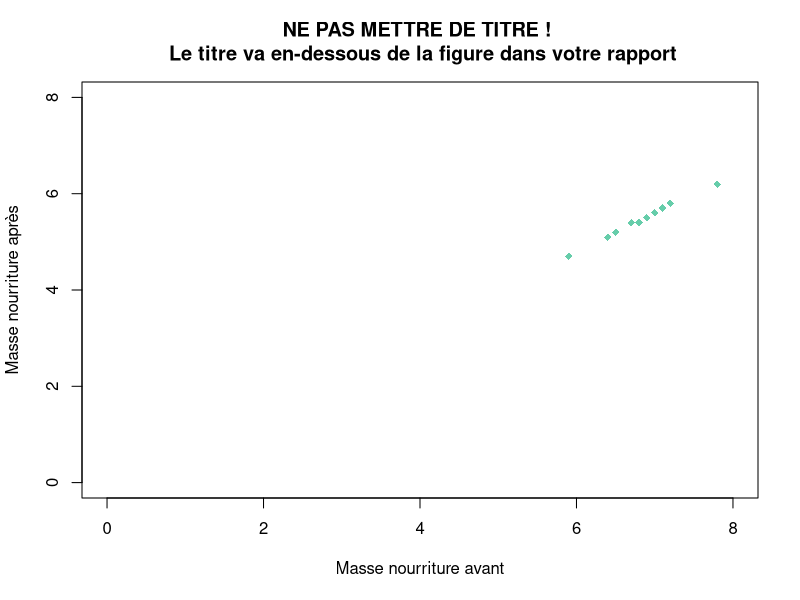
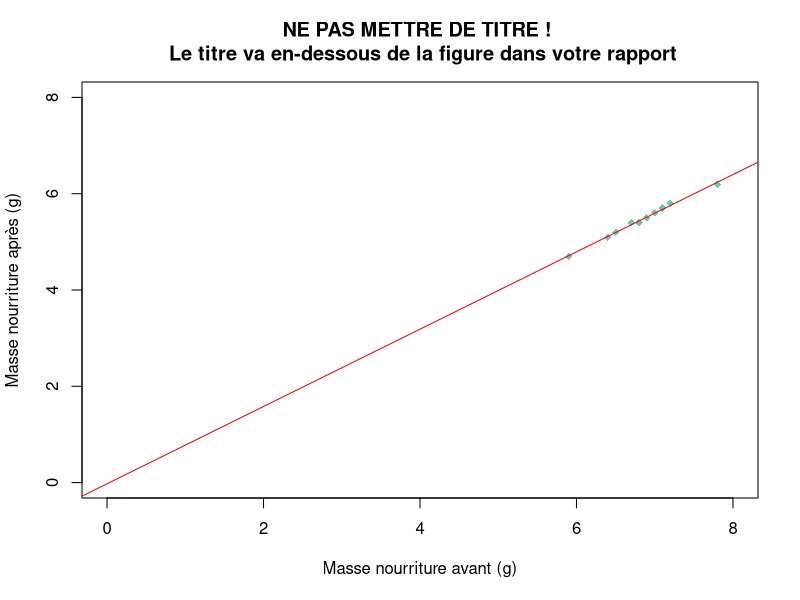
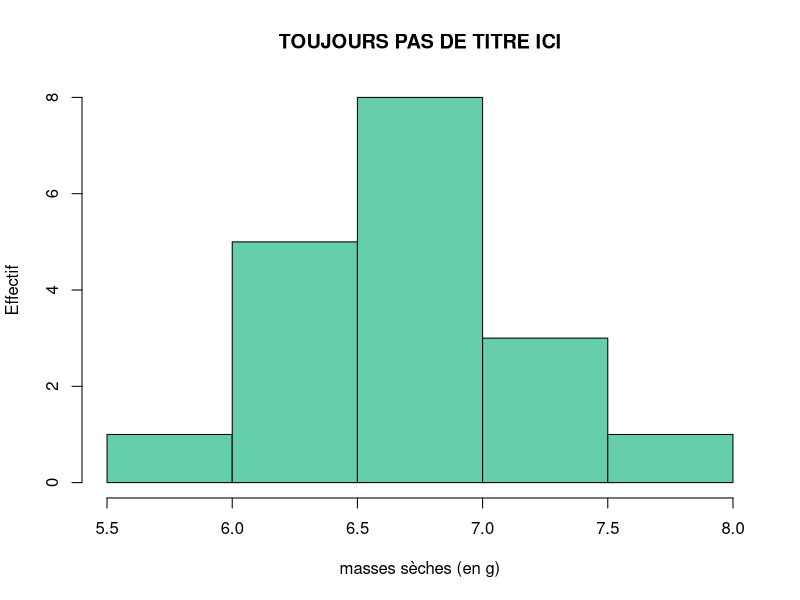
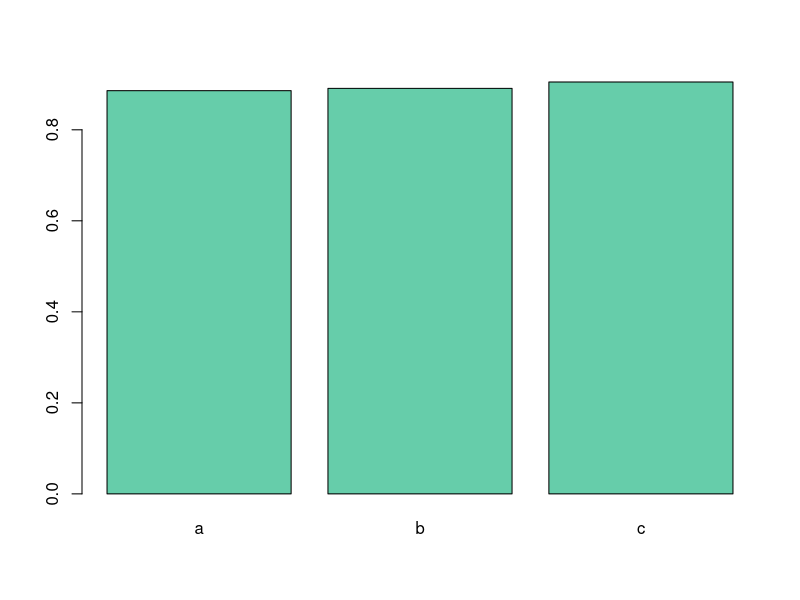
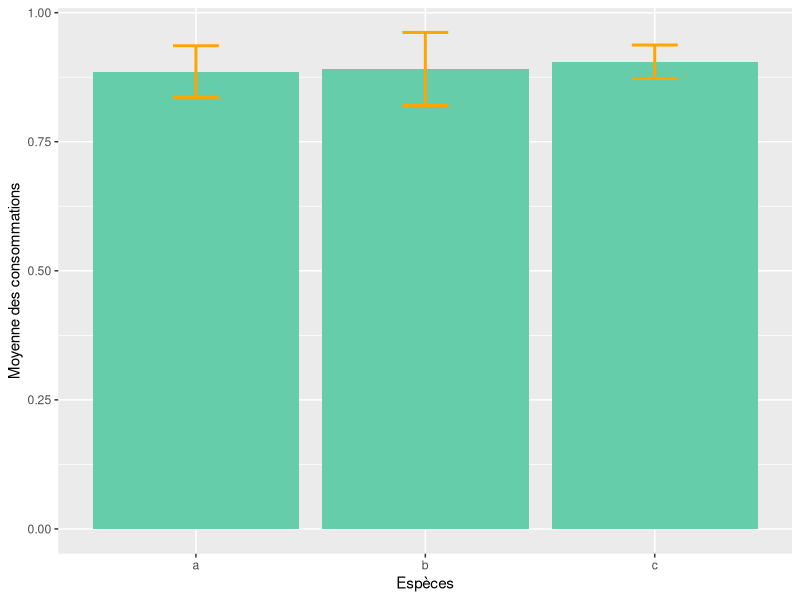
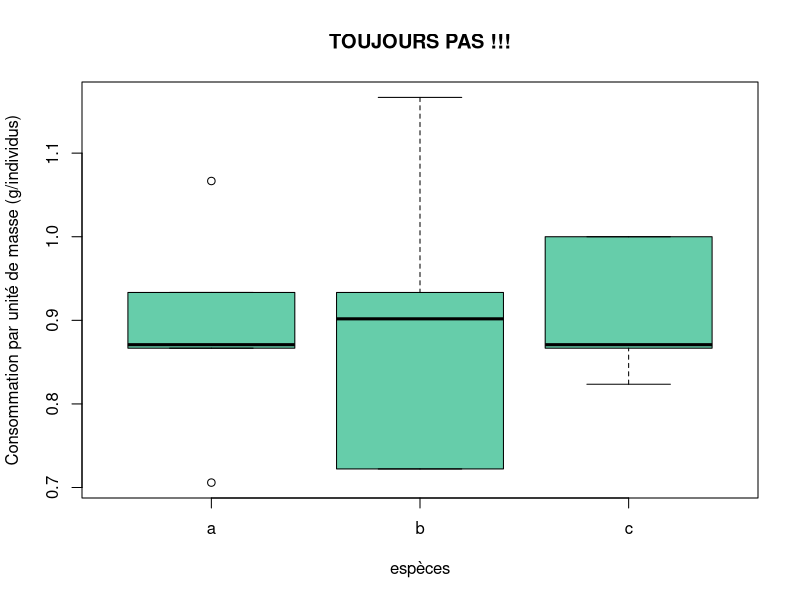

Reproduce these figures in R, in order.
## ---- chunk 1
knitr::opts_chunk$set(echo = TRUE)
## ---- chunk 2
setwd("C:/Users/camil/Camille/1_These/5_Monitorat/R_Github_repo/Aide_R_cours")
## ---- chunk 3
data <- read.csv(file = "exemple.csv",
                 sep = ";",
                 dec = ",")

head(data)
## ---- chunk 4
data[, 2]
data[, "traitement"]
data$traitement # le $ est une sorte de raccourci pour dire colonne
## ---- chunk 5
data[5, ]
data["5", ]
## ---- chunk 6
data[3, 6]
data[3, "poids_animal"]
## ---- chunk 7
data$conso_tot <- data$poids_sec_av - data$poids_sec_ap
head(data)
## ---- chunk 8
data$conso_masse <- (data$poids_sec_av - data$poids_sec_ap)/data$poids_animal
head(data)
## ---- chunk 9
plot(x = data$poids_sec_av, y = data$poids_sec_ap,
     xlim = c(0, 8), ylim = c(0, 8), 
     pch = 18, 
     cex = 1, 
     col = "aquamarine3",
     xlab = "Masse nourriture avant", ylab = "Masse nourriture après",
     main = "NE PAS METTRE DE TITRE ! \n Le titre va en-dessous de la figure dans votre rapport")

## ---- chunk 10
# 1/ on créé un modèle pour voir s'il peut "fitter" les données?
model <- lm(data$poids_sec_ap ~ data$poids_sec_av)
## ---- chunk 11
# 2/ on regarde les propriétés de ce modèle:

## le R2 qui exprime le pourcentage de variation de y qui est expliqué par le modèle:
summary(model)$adj.r.squared

## les coefficients du modèle c'est à dire l'ordonnée à l'origine et la pente:
model$coefficients
## ---- chunk 12
# 3/ On peut ensuite refaire le graphique précédent en ajoutant la droite de régression 
# grace à la fonction abline():
plot(x = data$poids_sec_av, y = data$poids_sec_ap,
     xlim = c(0, 8), ylim = c(0, 8), 
     pch = 18, 
     cex = 1, 
     col = "aquamarine3",
     xlab = "Masse nourriture avant (g)", 
     ylab = "Masse nourriture après (g)",
     main = "NE PAS METTRE DE TITRE ! \n Le titre va en-dessous de la figure dans votre rapport")
abline(model, col = "red")
## ---- chunk 13
cor(data$poids_sec_av, data$poids_sec_ap, method = c("pearson"))
## ---- chunk 14
hist(data$poids_sec_av, 
     col = "aquamarine3", 
     main = "TOUJOURS PAS DE TITRE ICI", 
     xlab = "masses sèches (en g)", 
     ylab = "Effectif")
## ---- chunk 15
data$conso_masse[which(data$espece == "a")]
## ---- chunk 16
mean_esp_a <- mean(data$conso_masse[which(data$espece == "a")])
## ---- chunk 17
# Calcul des moyennes de consommation pour chaque espèce:
mean_esp_b <- mean(data$conso_masse[which(data$espece == "b")])
mean_esp_c <- mean(data$conso_masse[which(data$espece == "c")])
## ---- chunk 18
data_mean <- data.frame(espece = c("a", "b", "c"), mean = c(mean_esp_a, mean_esp_b, mean_esp_c))
## ---- chunk 19
data_mean[1, "mean"] <- round(mean_esp_a, 3)
data_mean[2, "mean"] <- round(mean_esp_b, 3)
data_mean[3, "mean"] <- round(mean_esp_c, 3)
## ---- chunk 20
barplot(height = data_mean$mean, names = data_mean$espece, col = "aquamarine3")
## ---- chunk 21
## Exemple détaille pour l'espèce a: 

# Calcul de l'écart type des consommation pour l'espèce a:
sd_a <- sd(data$conso_masse[which(data$espece == "a")])

# Calcul de l'erreur type des consommations pour l'espèce a:
se_a <- sd_a/nrow(data[which(data$espece == "a"), ])

# Calcul de l'intervalle de confiance pour l'espèce a:
ic_a <- se_a * qt(0.975, nrow(data[which(data$espece == "b"), ]) - 1)

## On réalise la même chose pour les deux espèces restantes:
sd_b <- sd(data$conso_masse[which(data$espece == "b")])
se_b <- sd_b/nrow(data[which(data$espece == "b"), ])
ic_b <- se_b * qt(0.975, nrow(data[which(data$espece == "b"), ]) - 1)

sd_c <- sd(data$conso_masse[which(data$espece == "c")])
se_c <- sd_c/nrow(data[which(data$espece == "c"), ])
ic_c <- se_c * qt(0.975, nrow(data[which(data$espece == "c"), ]) - 1)

## ---- chunk 22
data_mean$ic <- c(ic_a, ic_b, ic_c)
## ---- chunk 23
# On appelle l'outil ggplot2 (à installer avant si besoin: install.packages("ggplo2"))
library(ggplot2)

## On trace le graphique:
ggplot(data_mean) +
  geom_bar(aes(x = data_mean$espece, y = data_mean$mean), stat = "identity", 
           fill = "aquamarine3") +
  geom_errorbar(aes(x = data_mean$espece, ymin = data_mean$mean - data_mean$ic, ymax = data_mean$mean +     data_mean$ic), width = 0.2, colour = "orange",  size = 1) +
  labs(x = "Espèces", y = "Moyenne des consommations")

## ---- chunk 24
boxplot(data$conso_masse ~ data$espece, 
        col = "aquamarine3", 
        main = "TOUJOURS PAS !!!", 
        xlab = "espèces", 
        ylab = "Consommation par unité de masse (g/individus)")
